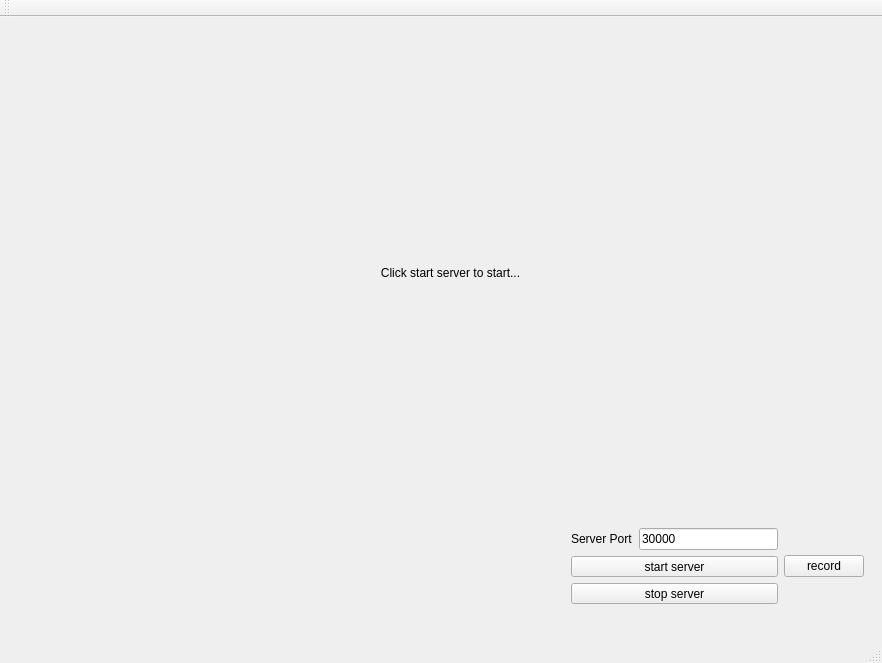
<?xml version="1.0" encoding="UTF-8"?>
<ui version="4.0">
 <class>MainWindowServer</class>
 <widget class="QMainWindow" name="MainWindowServer">
  <property name="geometry">
   <rect>
    <x>0</x>
    <y>0</y>
    <width>882</width>
    <height>663</height>
   </rect>
  </property>
  <property name="windowTitle">
   <string>MainWindowServer</string>
  </property>
  <widget class="QWidget" name="centralWidget">
   <widget class="QLabel" name="image">
    <property name="geometry">
     <rect>
      <x>30</x>
      <y>20</y>
      <width>841</width>
      <height>471</height>
     </rect>
    </property>
    <property name="text">
     <string>Click start server to start...</string>
    </property>
    <property name="alignment">
     <set>Qt::AlignCenter</set>
    </property>
   </widget>
   <widget class="QWidget" name="">
    <property name="geometry">
     <rect>
      <x>560</x>
      <y>500</y>
      <width>315</width>
      <height>98</height>
     </rect>
    </property>
    <layout class="QHBoxLayout" name="horizontalLayout_2">
     <item>
      <layout class="QVBoxLayout" name="verticalLayout">
       <item>
        <layout class="QHBoxLayout" name="horizontalLayout">
         <item>
          <widget class="QLabel" name="label_2">
           <property name="text">
            <string>Server Port</string>
           </property>
          </widget>
         </item>
         <item>
          <widget class="QLineEdit" name="lineEdit_serverPort">
           <property name="text">
            <string>30000</string>
           </property>
          </widget>
         </item>
        </layout>
       </item>
       <item>
        <widget class="QPushButton" name="btn_start">
         <property name="text">
          <string>start server</string>
         </property>
        </widget>
       </item>
       <item>
        <widget class="QPushButton" name="btn_stop">
         <property name="text">
          <string>stop server</string>
         </property>
        </widget>
       </item>
      </layout>
     </item>
     <item>
      <widget class="QPushButton" name="btn_record">
       <property name="text">
        <string>record</string>
       </property>
      </widget>
     </item>
    </layout>
   </widget>
   <zorder>image</zorder>
   <zorder>btn_start</zorder>
   <zorder>btn_stop</zorder>
   <zorder>btn_record</zorder>
   <zorder>layoutWidget</zorder>
   <zorder>lineEdit_serverPort</zorder>
   <zorder>label_2</zorder>
  </widget>
  <widget class="QMenuBar" name="menuBar">
   <property name="geometry">
    <rect>
     <x>0</x>
     <y>0</y>
     <width>882</width>
     <height>26</height>
    </rect>
   </property>
  </widget>
  <widget class="QToolBar" name="mainToolBar">
   <attribute name="toolBarArea">
    <enum>TopToolBarArea</enum>
   </attribute>
   <attribute name="toolBarBreak">
    <bool>false</bool>
   </attribute>
  </widget>
  <widget class="QStatusBar" name="statusBar"/>
 </widget>
 <layoutdefault spacing="6" margin="11"/>
 <resources/>
 <connections/>
</ui>
